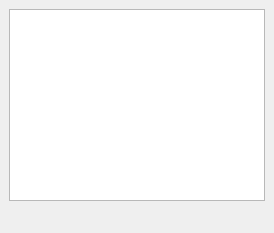
  <widget class="QDockWidget" name="dockWidget_2">
   <property name="sizePolicy">
    <sizepolicy hsizetype="Ignored" vsizetype="Ignored">
     <horstretch>0</horstretch>
     <verstretch>0</verstretch>
    </sizepolicy>
   </property>
   <attribute name="dockWidgetArea">
    <number>1</number>
   </attribute>
   <widget class="QWidget" name="dockWidgetContents_12">
    <layout class="QGridLayout" name="gridLayout">
     <item row="0" column="0">
      <widget class="QTreeView" name="dbTreeWidget">
       <property name="minimumSize">
        <size>
         <width>0</width>
         <height>0</height>
        </size>
       </property>
       <property name="contextMenuPolicy">
        <enum>Qt::CustomContextMenu</enum>
       </property>
       <property name="dragEnabled">
        <bool>true</bool>
       </property>
       <property name="dragDropMode">
        <enum>QAbstractItemView::DragDrop</enum>
       </property>
       <property name="alternatingRowColors">
        <bool>true</bool>
       </property>
       <property name="verticalScrollMode">
        <enum>QAbstractItemView::ScrollPerPixel</enum>
       </property>
       <property name="animated">
        <bool>true</bool>
       </property>
      </widget>
     </item>
     <item row="1" column="0">
      <widget class="QToolBar" name="dbToolbar_3">
       <property name="enabled">
        <bool>true</bool>
       </property>
       <property name="windowTitle">
        <string>toolBar1</string>
       </property>
       <property name="toolButtonStyle">
        <enum>Qt::ToolButtonFollowStyle</enum>
       </property>
      </widget>
     </item>
    </layout>
   </widget>
  </widget>
